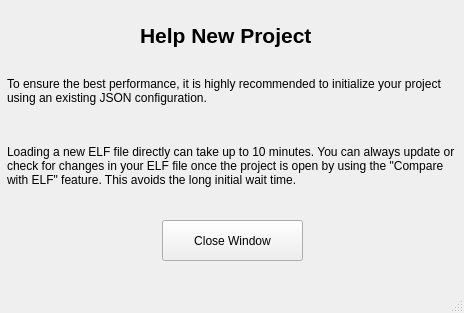
<?xml version="1.0" encoding="UTF-8"?>
<ui version="4.0">
 <class>Help_New_Project</class>
 <widget class="QMainWindow" name="Help_New_Project">
  <property name="geometry">
   <rect>
    <x>0</x>
    <y>0</y>
    <width>464</width>
    <height>313</height>
   </rect>
  </property>
  <property name="windowTitle">
   <string>Help</string>
  </property>
  <property name="windowIcon">
   <iconset theme="QIcon::ThemeIcon::HelpAbout"/>
  </property>
  <widget class="QWidget" name="centralwidget">
   <widget class="QLabel" name="lbl_Text_1">
    <property name="geometry">
     <rect>
      <x>7</x>
      <y>60</y>
      <width>451</width>
      <height>61</height>
     </rect>
    </property>
    <property name="font">
     <font>
      <bold>false</bold>
     </font>
    </property>
    <property name="text">
     <string>To ensure the best performance, it is highly recommended to initialize your project using an existing JSON configuration.</string>
    </property>
    <property name="scaledContents">
     <bool>false</bool>
    </property>
    <property name="wordWrap">
     <bool>true</bool>
    </property>
   </widget>
   <widget class="QLabel" name="lbl_Text_2">
    <property name="geometry">
     <rect>
      <x>7</x>
      <y>110</y>
      <width>451</width>
      <height>111</height>
     </rect>
    </property>
    <property name="text">
     <string>Loading a new ELF file directly can take up to 10 minutes. You can always update or check for changes in your ELF file once the project is open by using the &quot;Compare with ELF&quot; feature. This avoids the long initial wait time.</string>
    </property>
    <property name="wordWrap">
     <bool>true</bool>
    </property>
   </widget>
   <widget class="QPushButton" name="btn_close_window">
    <property name="geometry">
     <rect>
      <x>162</x>
      <y>220</y>
      <width>141</width>
      <height>41</height>
     </rect>
    </property>
    <property name="text">
     <string>Close Window</string>
    </property>
    <property name="icon">
     <iconset theme="QIcon::ThemeIcon::WindowClose"/>
    </property>
   </widget>
   <widget class="QLabel" name="lbl_Title">
    <property name="geometry">
     <rect>
      <x>140</x>
      <y>20</y>
      <width>181</width>
      <height>31</height>
     </rect>
    </property>
    <property name="font">
     <font>
      <pointsize>16</pointsize>
      <bold>true</bold>
     </font>
    </property>
    <property name="text">
     <string>Help New Project</string>
    </property>
   </widget>
  </widget>
  <widget class="QMenuBar" name="menubar">
   <property name="geometry">
    <rect>
     <x>0</x>
     <y>0</y>
     <width>464</width>
     <height>24</height>
    </rect>
   </property>
  </widget>
  <widget class="QStatusBar" name="statusbar"/>
 </widget>
 <resources/>
 <connections/>
</ui>
